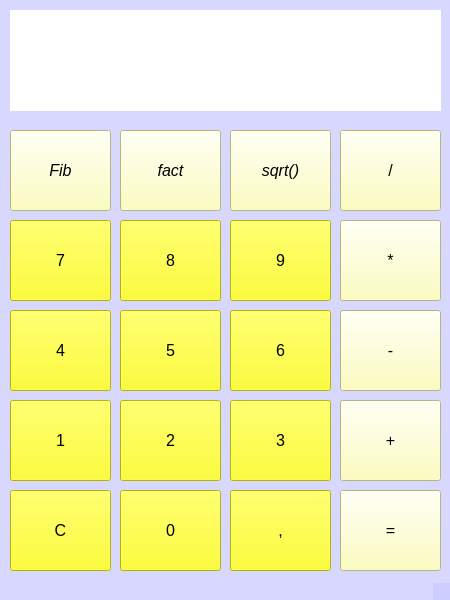
<?xml version="1.0" encoding="UTF-8"?>
<ui version="4.0">
 <class>MainWindow</class>
 <widget class="QMainWindow" name="MainWindow">
  <property name="geometry">
   <rect>
    <x>0</x>
    <y>0</y>
    <width>450</width>
    <height>600</height>
   </rect>
  </property>
  <property name="minimumSize">
   <size>
    <width>450</width>
    <height>600</height>
   </size>
  </property>
  <property name="maximumSize">
   <size>
    <width>450</width>
    <height>600</height>
   </size>
  </property>
  <property name="windowTitle">
   <string>CalcuLux</string>
  </property>
  <property name="autoFillBackground">
   <bool>false</bool>
  </property>
  <property name="styleSheet">
   <string notr="true">background-color: #101820FF</string>
  </property>
  <widget class="QWidget" name="centralwidget">
   <widget class="QPushButton" name="pushButton1">
    <property name="geometry">
     <rect>
      <x>10</x>
      <y>400</y>
      <width>101</width>
      <height>81</height>
     </rect>
    </property>
    <property name="font">
     <font>
      <pointsize>12</pointsize>
     </font>
    </property>
    <property name="styleSheet">
     <string notr="true">background-color: rgb(251, 255, 0);</string>
    </property>
    <property name="text">
     <string>1</string>
    </property>
   </widget>
   <widget class="QPushButton" name="pushButton4">
    <property name="geometry">
     <rect>
      <x>10</x>
      <y>310</y>
      <width>101</width>
      <height>81</height>
     </rect>
    </property>
    <property name="font">
     <font>
      <pointsize>12</pointsize>
     </font>
    </property>
    <property name="styleSheet">
     <string notr="true">background-color: rgb(251, 255, 0);</string>
    </property>
    <property name="text">
     <string>4</string>
    </property>
   </widget>
   <widget class="QPushButton" name="pushButton2">
    <property name="geometry">
     <rect>
      <x>120</x>
      <y>400</y>
      <width>101</width>
      <height>81</height>
     </rect>
    </property>
    <property name="font">
     <font>
      <pointsize>12</pointsize>
     </font>
    </property>
    <property name="styleSheet">
     <string notr="true">background-color: rgb(251, 255, 0);</string>
    </property>
    <property name="text">
     <string>2</string>
    </property>
   </widget>
   <widget class="QPushButton" name="pushButton5">
    <property name="geometry">
     <rect>
      <x>120</x>
      <y>310</y>
      <width>101</width>
      <height>81</height>
     </rect>
    </property>
    <property name="font">
     <font>
      <pointsize>12</pointsize>
     </font>
    </property>
    <property name="styleSheet">
     <string notr="true">background-color: rgb(251, 255, 0);</string>
    </property>
    <property name="text">
     <string>5</string>
    </property>
   </widget>
   <widget class="QPushButton" name="pushButton3">
    <property name="geometry">
     <rect>
      <x>230</x>
      <y>400</y>
      <width>101</width>
      <height>81</height>
     </rect>
    </property>
    <property name="font">
     <font>
      <pointsize>12</pointsize>
     </font>
    </property>
    <property name="styleSheet">
     <string notr="true">background-color: rgb(251, 255, 0);</string>
    </property>
    <property name="text">
     <string>3</string>
    </property>
   </widget>
   <widget class="QPushButton" name="pushButton6">
    <property name="geometry">
     <rect>
      <x>230</x>
      <y>310</y>
      <width>101</width>
      <height>81</height>
     </rect>
    </property>
    <property name="font">
     <font>
      <pointsize>12</pointsize>
     </font>
    </property>
    <property name="styleSheet">
     <string notr="true">background-color: rgb(251, 255, 0);</string>
    </property>
    <property name="text">
     <string>6</string>
    </property>
   </widget>
   <widget class="QPushButton" name="pushButton8">
    <property name="geometry">
     <rect>
      <x>120</x>
      <y>220</y>
      <width>101</width>
      <height>81</height>
     </rect>
    </property>
    <property name="font">
     <font>
      <pointsize>12</pointsize>
     </font>
    </property>
    <property name="styleSheet">
     <string notr="true">background-color: rgb(251, 255, 0);</string>
    </property>
    <property name="text">
     <string>8</string>
    </property>
   </widget>
   <widget class="QPushButton" name="pushButton9">
    <property name="geometry">
     <rect>
      <x>230</x>
      <y>220</y>
      <width>101</width>
      <height>81</height>
     </rect>
    </property>
    <property name="font">
     <font>
      <pointsize>12</pointsize>
     </font>
    </property>
    <property name="styleSheet">
     <string notr="true">background-color: rgb(251, 255, 0);</string>
    </property>
    <property name="text">
     <string>9</string>
    </property>
   </widget>
   <widget class="QPushButton" name="pushButton7">
    <property name="geometry">
     <rect>
      <x>10</x>
      <y>220</y>
      <width>101</width>
      <height>81</height>
     </rect>
    </property>
    <property name="font">
     <font>
      <pointsize>12</pointsize>
     </font>
    </property>
    <property name="autoFillBackground">
     <bool>false</bool>
    </property>
    <property name="styleSheet">
     <string notr="true">background-color: rgb(251, 255, 0);</string>
    </property>
    <property name="text">
     <string>7</string>
    </property>
   </widget>
   <widget class="QPushButton" name="pushButtonMultiply">
    <property name="geometry">
     <rect>
      <x>340</x>
      <y>220</y>
      <width>101</width>
      <height>81</height>
     </rect>
    </property>
    <property name="font">
     <font>
      <pointsize>12</pointsize>
     </font>
    </property>
    <property name="styleSheet">
     <string notr="true">background-color: #feffae</string>
    </property>
    <property name="text">
     <string>*</string>
    </property>
   </widget>
   <widget class="QPushButton" name="pushButtonMinus">
    <property name="geometry">
     <rect>
      <x>340</x>
      <y>310</y>
      <width>101</width>
      <height>81</height>
     </rect>
    </property>
    <property name="font">
     <font>
      <pointsize>12</pointsize>
     </font>
    </property>
    <property name="styleSheet">
     <string notr="true">background-color: #feffae</string>
    </property>
    <property name="text">
     <string>-</string>
    </property>
   </widget>
   <widget class="QPushButton" name="pushButtonPlus">
    <property name="geometry">
     <rect>
      <x>340</x>
      <y>400</y>
      <width>101</width>
      <height>81</height>
     </rect>
    </property>
    <property name="font">
     <font>
      <pointsize>12</pointsize>
     </font>
    </property>
    <property name="styleSheet">
     <string notr="true">background-color: #feffae</string>
    </property>
    <property name="text">
     <string>+</string>
    </property>
   </widget>
   <widget class="QPushButton" name="pushButtonDivide">
    <property name="geometry">
     <rect>
      <x>340</x>
      <y>130</y>
      <width>101</width>
      <height>81</height>
     </rect>
    </property>
    <property name="font">
     <font>
      <pointsize>12</pointsize>
     </font>
    </property>
    <property name="styleSheet">
     <string notr="true">background-color: #feffae</string>
    </property>
    <property name="text">
     <string>/</string>
    </property>
   </widget>
   <widget class="QPushButton" name="pushButtonFib">
    <property name="geometry">
     <rect>
      <x>10</x>
      <y>130</y>
      <width>101</width>
      <height>81</height>
     </rect>
    </property>
    <property name="font">
     <font>
      <pointsize>12</pointsize>
      <italic>true</italic>
     </font>
    </property>
    <property name="styleSheet">
     <string notr="true">background-color: #feffae</string>
    </property>
    <property name="text">
     <string>Fib</string>
    </property>
   </widget>
   <widget class="QPushButton" name="pushButtonSqrt">
    <property name="geometry">
     <rect>
      <x>230</x>
      <y>130</y>
      <width>101</width>
      <height>81</height>
     </rect>
    </property>
    <property name="font">
     <font>
      <pointsize>12</pointsize>
      <italic>true</italic>
     </font>
    </property>
    <property name="styleSheet">
     <string notr="true">background-color: #feffae</string>
    </property>
    <property name="text">
     <string>sqrt()</string>
    </property>
   </widget>
   <widget class="QPushButton" name="pushButtonFact">
    <property name="geometry">
     <rect>
      <x>120</x>
      <y>130</y>
      <width>101</width>
      <height>81</height>
     </rect>
    </property>
    <property name="font">
     <font>
      <pointsize>12</pointsize>
      <italic>true</italic>
     </font>
    </property>
    <property name="styleSheet">
     <string notr="true">background-color: #feffae</string>
    </property>
    <property name="text">
     <string>fact</string>
    </property>
   </widget>
   <widget class="QPushButton" name="pushButton0">
    <property name="geometry">
     <rect>
      <x>120</x>
      <y>490</y>
      <width>101</width>
      <height>81</height>
     </rect>
    </property>
    <property name="font">
     <font>
      <pointsize>12</pointsize>
     </font>
    </property>
    <property name="styleSheet">
     <string notr="true">background-color: rgb(251, 255, 0);</string>
    </property>
    <property name="text">
     <string>0</string>
    </property>
   </widget>
   <widget class="QPushButton" name="pushButtonEquals">
    <property name="geometry">
     <rect>
      <x>340</x>
      <y>490</y>
      <width>101</width>
      <height>81</height>
     </rect>
    </property>
    <property name="font">
     <font>
      <pointsize>12</pointsize>
     </font>
    </property>
    <property name="styleSheet">
     <string notr="true">background-color: #feffae</string>
    </property>
    <property name="text">
     <string>=</string>
    </property>
   </widget>
   <widget class="QPushButton" name="pushButtonClean">
    <property name="geometry">
     <rect>
      <x>10</x>
      <y>490</y>
      <width>101</width>
      <height>81</height>
     </rect>
    </property>
    <property name="font">
     <font>
      <pointsize>12</pointsize>
     </font>
    </property>
    <property name="styleSheet">
     <string notr="true">background-color: rgb(251, 255, 0);</string>
    </property>
    <property name="text">
     <string>C</string>
    </property>
   </widget>
   <widget class="QPushButton" name="pushButtonComma">
    <property name="geometry">
     <rect>
      <x>230</x>
      <y>490</y>
      <width>101</width>
      <height>81</height>
     </rect>
    </property>
    <property name="font">
     <font>
      <pointsize>12</pointsize>
     </font>
    </property>
    <property name="styleSheet">
     <string notr="true">background-color: rgb(251, 255, 0);</string>
    </property>
    <property name="text">
     <string>,</string>
    </property>
   </widget>
   <widget class="QLineEdit" name="display">
    <property name="geometry">
     <rect>
      <x>10</x>
      <y>10</y>
      <width>431</width>
      <height>101</height>
     </rect>
    </property>
    <property name="font">
     <font>
      <pointsize>30</pointsize>
     </font>
    </property>
    <property name="styleSheet">
     <string notr="true">background-color: rgb(255, 255, 255);</string>
    </property>
    <property name="frame">
     <bool>false</bool>
    </property>
    <property name="alignment">
     <set>Qt::AlignBottom|Qt::AlignRight|Qt::AlignTrailing</set>
    </property>
    <property name="readOnly">
     <bool>true</bool>
    </property>
   </widget>
   <widget class="QLineEdit" name="displayPrevNum">
    <property name="geometry">
     <rect>
      <x>250</x>
      <y>10</y>
      <width>191</width>
      <height>51</height>
     </rect>
    </property>
    <property name="font">
     <font>
      <pointsize>18</pointsize>
     </font>
    </property>
    <property name="styleSheet">
     <string notr="true">background-color: rgb(255, 255, 255);</string>
    </property>
    <property name="frame">
     <bool>false</bool>
    </property>
    <property name="alignment">
     <set>Qt::AlignBottom|Qt::AlignRight|Qt::AlignTrailing</set>
    </property>
    <property name="readOnly">
     <bool>true</bool>
    </property>
   </widget>
   <widget class="QLineEdit" name="displayOper">
    <property name="geometry">
     <rect>
      <x>20</x>
      <y>50</y>
      <width>51</width>
      <height>51</height>
     </rect>
    </property>
    <property name="font">
     <font>
      <pointsize>20</pointsize>
     </font>
    </property>
    <property name="styleSheet">
     <string notr="true">background-color: rgb(255, 255, 255);</string>
    </property>
    <property name="frame">
     <bool>false</bool>
    </property>
    <property name="alignment">
     <set>Qt::AlignCenter</set>
    </property>
    <property name="readOnly">
     <bool>true</bool>
    </property>
   </widget>
  </widget>
  <widget class="QMenuBar" name="menubar">
   <property name="geometry">
    <rect>
     <x>0</x>
     <y>0</y>
     <width>450</width>
     <height>26</height>
    </rect>
   </property>
  </widget>
  <widget class="QStatusBar" name="statusbar"/>
 </widget>
 <resources/>
 <connections/>
</ui>
